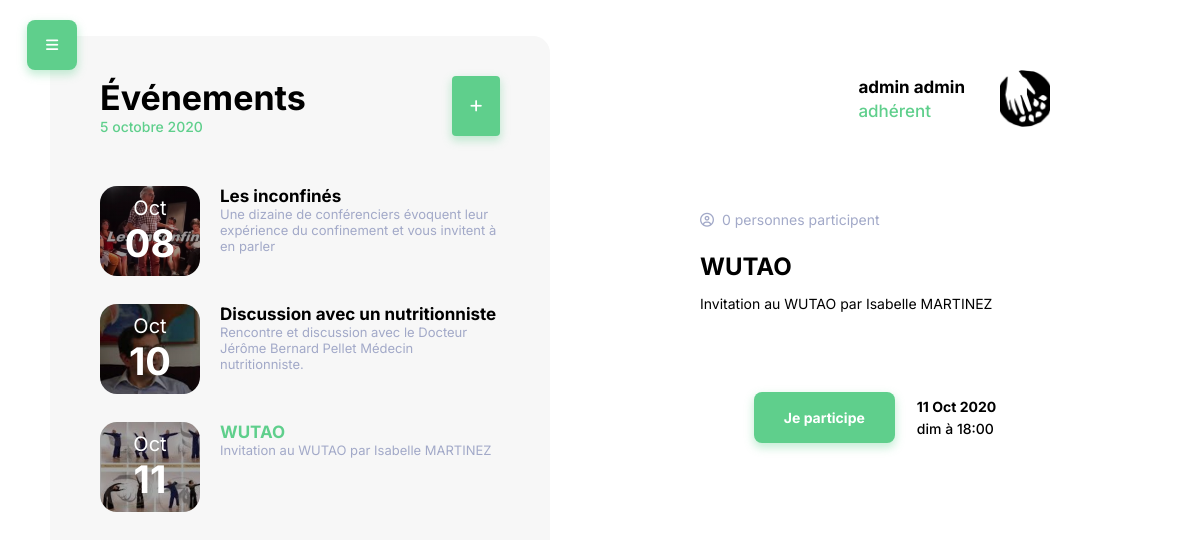
Screenshot of /events/3 (signed in) with the database file from the repository.
### events/models.py (models this page shows, shortened)
class Event(models.Model):
    title = models.CharField(max_length=50)
    author = models.CharField(max_length=50)
    short_description = models.CharField(max_length=100)
    long_description = models.CharField(max_length=300)
    date_begin = models.DateTimeField(max_length=300)
    date_end = models.DateTimeField(max_length=300)
    icon = models.ImageField(upload_to="images/", default="/images/default_icon.png")
    image = models.ImageField(upload_to='images/', default="/images/default_image.png")

class Adherent(models.Model):
    user = models.OneToOneField(User, on_delete=models.CASCADE, primary_key=True)
    picture = models.ImageField(upload_to="images/users/", default="images/default_icon.png")

### events/views.py (the view)
# urls.py: path('events/<id>', views.home, name='home'),
@login_required(login_url='/login/')
def home(request, id):
    if Event.objects.count() != 0:
        sorted_events_list = Event.objects.order_by('date_begin')
        context = {'eventsList': sorted_events_list}
        context["selected"] = Event.objects.get(id=id)
        context["participation"] = Participation.objects.filter(event__id=id)
        current_user = request.user
        context["current_user"] = current_user
        context["adherent"] = Adherent.objects.all().filter(user__id=current_user.id)[0]
    else:
        context = {}
    return render(request, 'events/details.html', context)

### events/templates/events/details.html (shortened to what this page needs)
{% extends 'events/events_list.html' %} {% block details %}
<section class="details">
  <div>
    <div class="header">
      <div
        class="profile-picture"
        style="background-image : url('{{ adherent.picture.url }}')"
      ></div>
      <div>
        <h2>{{current_user.first_name}} {{current_user.last_name}}</h2>
        <p>adhérent</p>
      </div>
    </div>
    <div class="content">
      <div class="content-wrapper">
        <div class="small">
          <div class="icon">
            <i class="far fa-user-circle"></i>
          </div>
          <p>{{participation.count}} personnes participent</p>
        </div>
        <div class="text">
          <h1>{{ selected.title }}</h1>
          <p>{{ selected.long_description }}</p>
        </div>
        <div class="call-to-action">
          <a href="#"><button>Je participe</button></a>
          <div class="sub-text">
            <p><strong>{{selected.date_begin|date:"d M Y"}}</strong></p>
            <p>
              {{selected.date_begin|date:"D"}} à
              {{selected.date_begin|date:"H:i"}}
            </p>
          </div>
        </div>
      </div>
    </div>
  </div>
</section>
{% endblock details %}

### events/templates/events/events_list.html
{% extends 'events/base.html' %} {% block events_list %}
<section class="events-list">
  <div class="header">
    <div class="text">
      <h1>Événements</h1>
      <p>5 octobre 2020</p>
    </div>
    <a class="icon" href="#">
      <button>
        <i class="fas fa-plus"></i>
      </button>
    </a>
  </div>
  <div class="scroll-list-wrapper">
    <ul>
      {% for event in eventsList %}
      <a href="{{event.id}}">
        <li>
          <div class="img" style="background-image: linear-gradient(
                  0deg,
                  rgba(0, 0, 0, 0.35),
                  rgba(0, 0, 0, 0.35)
                ), url('{{ event.icon.url }}')">
            <div class="date">
              <p>{{event.date_begin|date:"M"}}</p>
              <h2>{{event.date_begin|date:"d"}}</h2>
            </div>
          </div>
          <div class="text">
          {% if event.id == selected.id %}
            <h2 class="color">{{event.title}}</h2>
          {% else %}
            <h2>{{event.title}}</h2>
          {% endif %}
            <p>{{event.long_description}}</p>
          </div>
        </li>
      </a>
      {% endfor %}
    </ul>
  </div>
</section>
{% block details %} {% endblock details %} {% endblock events_list %}

### events/static/events/style.css (style rules this page uses)
html { box-sizing: border-box; font-size: 100%; font-family: "Inter", sans-serif; font-weight: 500; --unselected: #a2a9c8; --highlight: #5fcf8c; --hover-highlight: #4eb276; --greyBackground: #f7f7f7; --greenShadow: 0px 4px 8px 1px rgba(95, 207, 140, 0.35); --menuShadow: 0px 0px 33px rgba(0, 0, 0, 0.15); }
*, *:after, *:before { box-sizing: inherit; margin: 0; padding: 0; font-size: 16px; }
button { outline: none; border: none; transition-duration: 0.4s; }
body { height: 100vh; display: flex; }
a { text-decoration: none; color: inherit; }
.events-list { width: clamp(280px, 40%, 600px); background-color: var(--greyBackground); margin-top: 36px; border-radius: 17px 17px 0px 0px; padding: 90px 50px 0 50px; display: flex; flex-direction: column; }
.events-list .header { display: flex; align-items: center; justify-content: space-between; }
.events-list .header h1 { font-size: 2.125rem; font-weight: 700; }
.events-list .header p { color: var(--highlight); }
.events-list .header button { width: 48px; height: 60px; background-color: var(--highlight); box-shadow: var(--greenShadow); border-radius: 4px; color: white; display: flex; align-items: center; justify-content: center; }
.events-list .scroll-list-wrapper { margin-top: 50px; flex-grow: 1; overflow: hidden; }
.events-list .scroll-list-wrapper ul { list-style: none; }
.events-list .scroll-list-wrapper li { display: flex; margin-bottom: 28px; }
.events-list .scroll-list-wrapper .img { min-width: 100px; min-height: 90px; background-repeat: none; background-size: cover; border-radius: 17px; margin-right: 20px; display: flex; justify-content: center; align-items: center; }
.events-list .scroll-list-wrapper .img .date { text-align: center; color: white; }
.events-list .scroll-list-wrapper .img .date p { font-size: 1.25rem; font-weight: 400; }
.events-list .scroll-list-wrapper .img .date h2 { font-size: 2.375rem; font-weight: 700; }
.events-list .scroll-list-wrapper .text { width: auto; }
.events-list .scroll-list-wrapper .text h2 { font-weight: 700; font-size: 1.0625rem; }
.events-list .scroll-list-wrapper .text .color { color: var(--highlight); }
.events-list .scroll-list-wrapper .text p { font-size: 0.8125rem; font-weight: 400; color: var(--unselected); }
.details { flex-grow: 1; padding: 120px 70px 50px 70px; display: flex; justify-content: center; }
.details .header { display: flex; flex-direction: row-reverse; align-items: center; }
.details .header h2 { font-size: 1.0625rem; font-weight: 700; margin-bottom: 4px; }
.details .header p { font-size: 1.0625rem; font-weight: 500; color: var(--highlight); }
.details .header .profile-picture { background-repeat: none; background-size: cover; background-position: bottom; border-radius: 8px; width: 50px; height: 57px; margin-left: 35px; }
.details .content { margin-top: 60px; display: flex; justify-content: center; align-items: center; }
.details .content .small { display: flex; color: var(--unselected); font-size: 0.875rem; font-weight: 400; margin: auto; margin-top: 24px; }
.details .content .small p { margin-left: 8px; }
.details .content .text { margin: auto; max-width: 500px; }
.details .content .text h1 { font-size: 1.5rem; margin-top: 24px; }
.details .content .text p { font-weight: 400; margin-top: 14px; }
.details .call-to-action { display: flex; gap: 22px; justify-content: center; align-items: center; margin-top: 80px; }
.details .call-to-action button { padding: 17px 30px; border: none; background-color: var(--highlight); font-family: "Inter"; font-weight: 700; color: white; font-size: 0.875rem; border-radius: 8px; box-shadow: var(--greenShadow); }
.details .call-to-action .sub-text p { font-size: 0.875rem; line-height: 22px; }
@media only screen and (max-height: 800px) { *, *:before, *:after { font-size: 14px; } }
@media only screen and (max-height: 800px) { .events-list { padding: 40px 50px 0 50px; } }
@media only screen and (max-height: 800px) { .details { flex-grow: 1; padding: 70px 70px 50px 70px; } }
@media only screen and (max-width: 1250px) { .events-list { margin-left: 50px; width: 500px; } }
@media only screen and (max-width: 1250px) { .details { padding-left: 40px; padding-right: 40px; } }
@media only screen and (max-width: 1250px) { .details .content, .details .content-wrapper, .details .content .img, .details .header { width: 350px; } }

### rows the page displays
Event: icon (picture), date_begin "Oct", date_begin "08", title "Les inconfinés", long_description "Une dizaine de conférenciers évoquent leur expérience du confinement et vous invitent à en parler"
Event: icon (picture), date_begin "Oct", date_begin "10", title "Discussion avec un nutritionniste", long_description "Rencontre et discussion avec le Docteur Jérôme Bernard Pellet Médecin nutritionniste."
Event: icon (picture), date_begin "Oct", date_begin "11", title "WUTAO", long_description "Invitation au WUTAO par Isabelle MARTINEZ", date_begin "11 Oct 2020", date_begin "dim", date_begin "18:00"
Adherent: picture (placeholder picture)

### other values shown
{{ current_user.first_name }} "admin"
{{ current_user.last_name }} "admin"
{{ participation.count }} "0"
